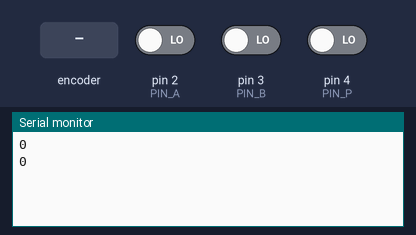
Recording of a sketch running on a simulated Arduino Uno, built with avr-gcc and run on an emulated ATmega328P. Parts: the last lines printed to the serial monitor. The inputs (shaded band) are chosen by the test bench; at power-on: pin 2 (PIN_A) LOW, pin 3 (PIN_B) LOW, pin 4 (PIN_P) LOW.

Above: at 1.2 s.
1.3 s: rotary encoder on pin 2 (PIN_A) / pin 3 (PIN_B) turned 3 steps (first pin leading)
At 3.0 s:
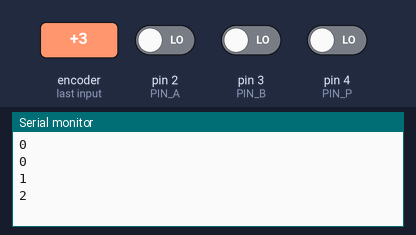
3.4 s: rotary encoder on pin 2 (PIN_A) / pin 3 (PIN_B) turned 1 step (first pin leading)
At 4.4 s:
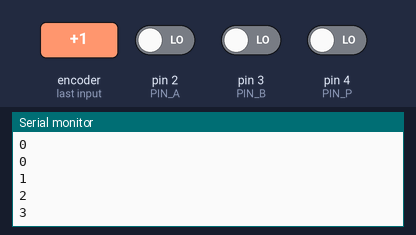
Timing chart, 0 to 6.4 s (numbered marks = the images above; inputs shaded):
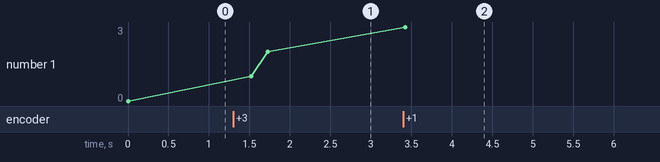

Measured:
- after the input at 1.3 s, the serial monitor: prints a new line after 0.23 s (image 1)
- after the input at 3.4 s, the serial monitor: prints a new line at once (image 2)
- plotted number 1: 0 → 2 after the input at 1.3 s, 2 → 3 after the input at 3.4 s

The sketch:

fourstate_loop.ino
```cpp
#define PIN_A 2
#define PIN_B 3
#define PIN_P 4

uint8_t lrmem;
uint8_t z;
int num = 0;

int8_t rotary()
{
  static int lrsum = 0;
  static int8_t TRANS[] = {0, -1, 1, 14, 1, 0, 14, -1, -1, 14, 0, 1, 14, 1, -1, 0};
  int8_t l, r;

  l = digitalRead(PIN_A);
  r = digitalRead(PIN_B);

  lrmem = ((lrmem & 0x03) << 2) + 2 * l + r;
  lrsum = lrsum + TRANS[lrmem];
  /* encoder not in the neutral state */
  if(lrsum % 4 != 0) return(0);
  /* encoder in the neutral state */
  if (lrsum == 4)
  {
    lrsum=0;
    return(1);
  }
  if (lrsum == -4)
  {
    lrsum=0;
    return(-1);
  }
  /* lrsum > 0 if the impossible transition */
  lrsum=0;
  return(0);
}

void setup()
{
  int8_t l, r;

  pinMode(PIN_A, INPUT);
  pinMode(PIN_B, INPUT);
  pinMode(PIN_P, INPUT);

  // uncomment to initiate state True (11)
  //pinMode(PIN_A, INPUT_PULLUP);
  //pinMode(PIN_B, INPUT_PULLUP);
  //pinMode(PIN_P, INPUT_PULLUP);

  // read initial states
  z = digitalRead(PIN_P);
  l = digitalRead(PIN_A);
  r = digitalRead(PIN_B);
  lrmem = 2*l + r;

  Serial.begin(115200);
  Serial.println(lrmem, DEC);
  Serial.println(num, DEC);
}

void loop()
{
  int8_t res;

  res = rotary();
  if (res!=0)
  {
    num = num + res;
    Serial.println(num);
  }
  if (digitalRead(PIN_P) == !z)
  {
    Serial.println(num);
    delay(250);
  }
}
```
